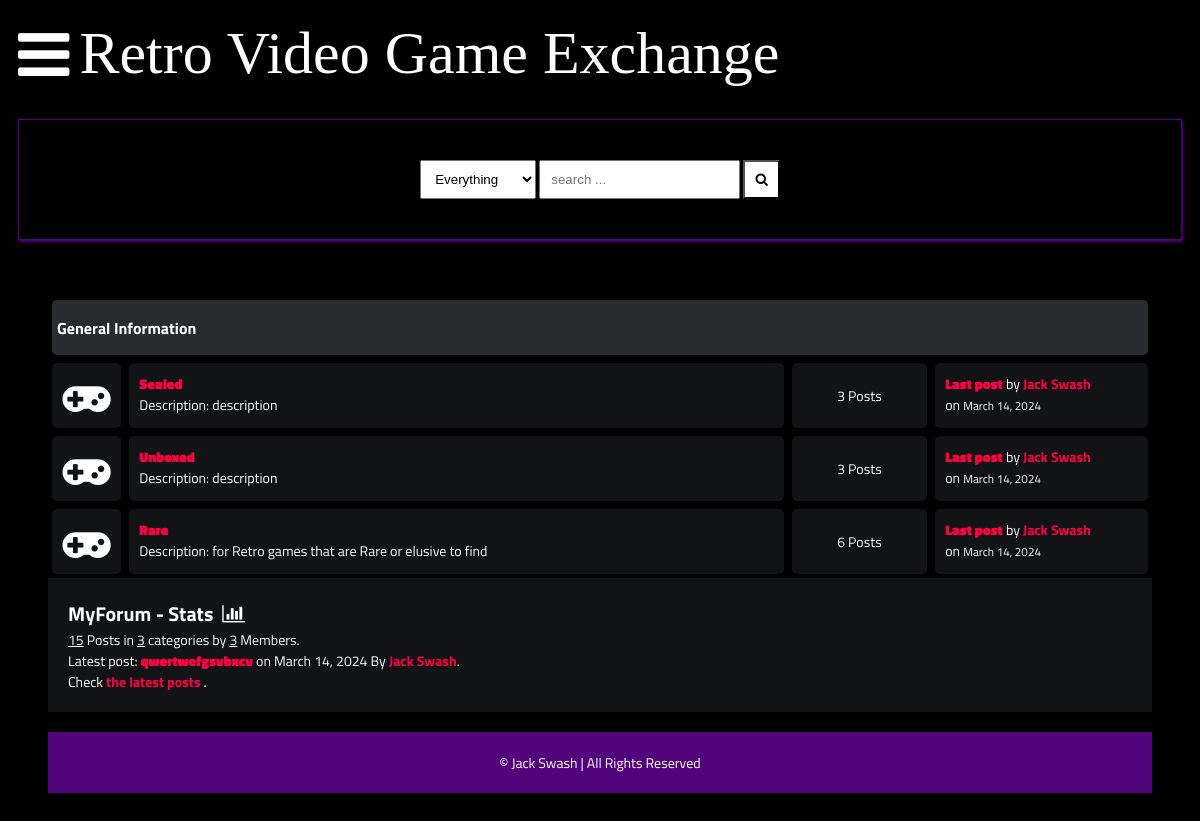
The app's page /, older data.
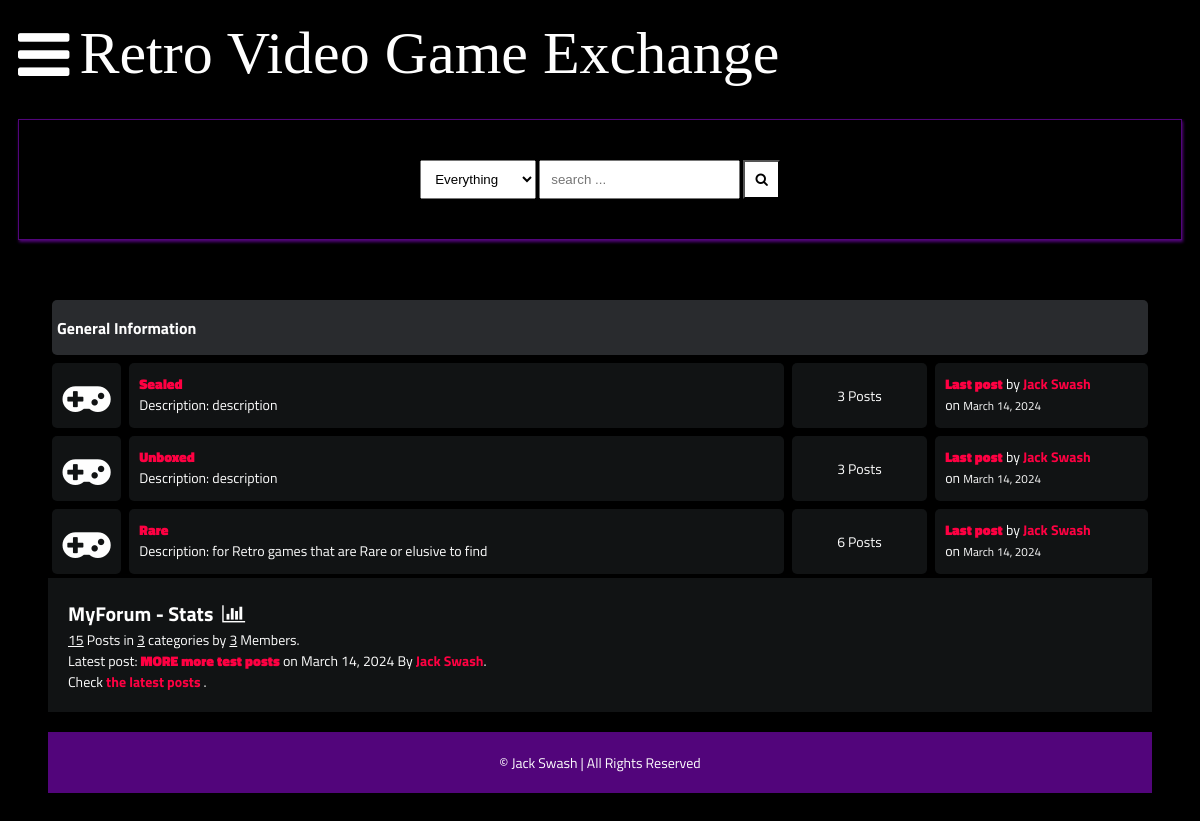
The same page, newer data.
### main/models.py (models this page shows, shortened)
class Post(models.Model):
    title = models.CharField(max_length=400)
    slug = models.SlugField(max_length=400, unique=True, blank=True)
    user = models.ForeignKey(Author, on_delete=models.CASCADE)
    content = HTMLField()
    categories = models.ManyToManyField(Category)
    date = models.DateTimeField(auto_now_add=True)
    approved = models.BooleanField(default=False)
    hit_count_generic = GenericRelation (HitCount, object_id_field='object_pk',
        related_query_name='hit_count_generic_relation'
    )
    tags = TaggableManager()
    comments = models.ManyToManyField(Comment, blank=True)
    closed = models.BooleanField(default=False)
    state = models.CharField(max_length=40, default="zero")
    def get_url(self):
        return reverse("detail", kwargs={
            "slug":self.slug
        })

class Author(models.Model):
    user = models.ForeignKey(User, on_delete=models.CASCADE)
    fullname = models.CharField(max_length=40, blank=True)
    slug = models.SlugField(max_length=400, unique=True, blank=True)
    bio = HTMLField()
    points = models.IntegerField(default=0)
    profile_pic = ResizedImageField(size=[50,80], quality=100, upload_to="authors", default=None, null=True, blank=True)

### main/views.py (the view)
# urls.py: path("", home, name="home"),
def home(request):
    forums = Category.objects.all()
    num_posts = Post.objects.all().count()
    num_users = User.objects.all().count()
    num_categories = forums.count()
    try:
        last_post = Post.objects.latest("date")
    except:
        last_post = []
    context = {
        "forums":forums,
        "num_posts":num_posts,
        "num_users":num_users,
        "num_categories":num_categories,
        "last_post":last_post,
        "title": "Home Page"
    }
    return render(request, "forums.html", context)

### main/models.py (called while the page is built)
    def get_url(self):
        return reverse("posts", kwargs={
            "slug":self.slug
        })

    @property
    def num_posts(self):
        return Post.objects.filter(categories=self).count()

    @property
    def last_post(self):
        return Post.objects.filter(categories=self).latest("date")

### templates/forums.html
{% extends 'base.html' %}
{% block content %}
<div class="container">
    <div class="subforum">
        <div class="subforum-title">
            <h1>General Information</h1>
        </div>
        {% for forum in forums %}
        <div class="subforum-row">
            <div class="subforum-icon subforum-column center">
                <i class="fa fa-gamepad"></i>
            </div>
            <div class="subforum-description subforum-column">
                <h4><a href="{{forum.get_url}}">{{forum.title}}</a></h4>
                <p>Description: {{forum.description}} </p>
            </div>
            <div class="subforum-stats subforum-column center">
                <span>{{forum.num_posts}} Posts</span>
            </div>
            <div class="subforum-info subforum-column">
                {% if forum.last_post %}
                    <b><a href="{{forum.last_post.get_url}}">Last post</a></b> by <a href="">{{forum.last_post.user.fullname|title}}</a>
                    <br>on <small>{{forum.last_post.date|date}}</small>
                {% else %}
                    <span>No posts in this category.</span>
                {% endif %}
            </div>
        </div>
    {% endfor %}
     <div class="forum-info">
        <div class="chart">
            MyForum - Stats &nbsp;<i class="fa fa-bar-chart"></i>
        </div>
        <span><u>{{num_posts}}</u> Posts in <u>{{num_categories}}</u> categories by <u>{{num_users}}</u> Members.</span><br>
        <span>Latest post: <b><a href="{{last_post.get_url}}">{{last_post.title}}</a></b> on {{last_post.date|date}} By <a href="">{{last_post.user.fullname}}</a></span>.<br>
        <span>Check <a href={% url 'latest_posts' %}>the latest posts</a> .</span><br>
    </div>
    {% endblock content %}

Row changes from the older to the newer data that the page shows:
changed Post "Jack Swash": title "qwertwefgsvbxcv" → "MORE more test posts"
